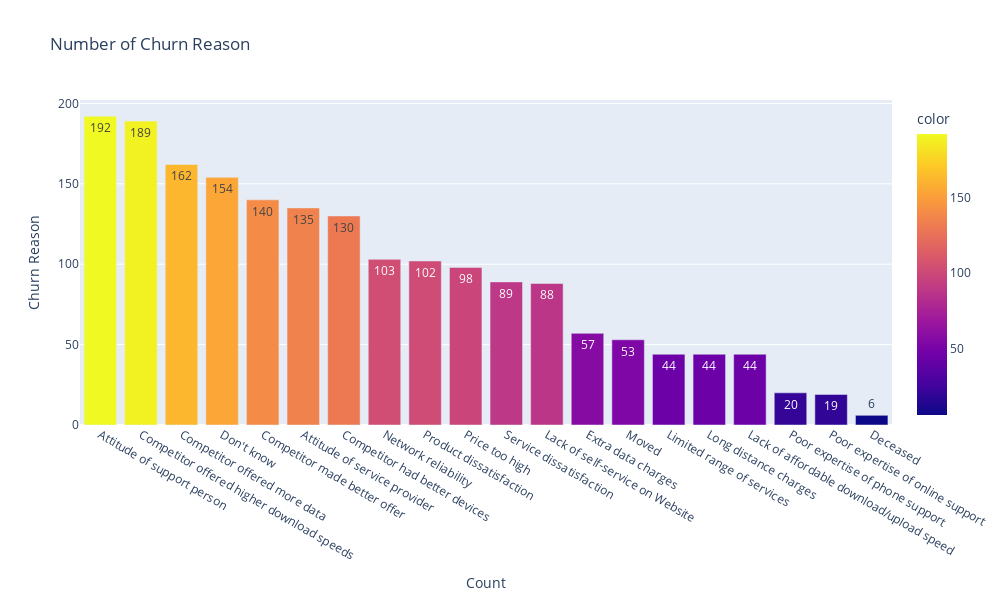

Notebook code for this chart:
### Code cell
df_filtered = df[df['Churn Reason'] != 'Not Churn']
reason_count = df_filtered['Churn Reason'].value_counts()

sns.set(style = 'white')
g1 = px.bar(x = reason_count.keys(), y = reason_count, color = reason_count, text = reason_count,
             title = 'Number of Churn Reason', width = 1000, height = 600)

g1.update_layout(
    yaxis_title = 'Churn Reason',
    xaxis_title = 'Count',
)

g1.show()

### Figure 1 — Plotly figure (JSON) as saved in the notebook; plotly's stock layout.template omitted (floating-point values rounded to 4 significant figures)
{"data": [{"alignmentgroup": "True", "hovertemplate": "x=%{x}<br>y=%{y}<br>text=%{text}<br>color=%{marker.color}<extra></extra>", "legendgroup": "", "marker": {"color": [192, 189, 162, 154, 140, 135, 130, 103, 102, 98, 89, 88, 57, 53, 44, 44, 44, 20, 19, 6], "coloraxis": "coloraxis", "pattern": {"shape": ""}}, "name": "", "offsetgroup": "", "orientation": "v", "showlegend": false, "text": [192, 189, 162, 154, 140, 135, 130, 103, 102, 98, 89, 88, 57, 53, 44, 44, 44, 20, 19, 6], "textposition": "auto", "type": "bar", "x": ["Attitude of support person", "Competitor offered higher download speeds", "Competitor offered more data", "Don't know", "Competitor made better offer", "Attitude of service provider", "Competitor had better devices", "Network reliability", "Product dissatisfaction", "Price too high", "Service dissatisfaction", "Lack of self-service on Website", "Extra data charges", "Moved", "Limited range of services", "Long distance charges", "Lack of affordable download/upload speed", "Poor expertise of phone support", "Poor expertise of online support", "Deceased"], "xaxis": "x", "y": [192, 189, 162, 154, 140, 135, 130, 103, 102, 98, 89, 88, 57, 53, 44, 44, 44, 20, 19, 6], "yaxis": "y"}], "layout": {"barmode": "relative", "coloraxis": {"colorbar": {"title": {"text": "color"}}, "colorscale": [[0, "#0d0887"], [0.1111, "#46039f"], [0.2222, "#7201a8"], [0.3333, "#9c179e"], [0.4444, "#bd3786"], [0.5556, "#d8576b"], [0.6667, "#ed7953"], [0.7778, "#fb9f3a"], [0.8889, "#fdca26"], [1, "#f0f921"]]}, "height": 600, "legend": {"tracegroupgap": 0}, "title": {"text": "Number of Churn Reason"}, "width": 1000, "xaxis": {"anchor": "y", "domain": [0, 1], "title": {"text": "Count"}}, "yaxis": {"anchor": "x", "domain": [0, 1], "title": {"text": "Churn Reason"}}}}
